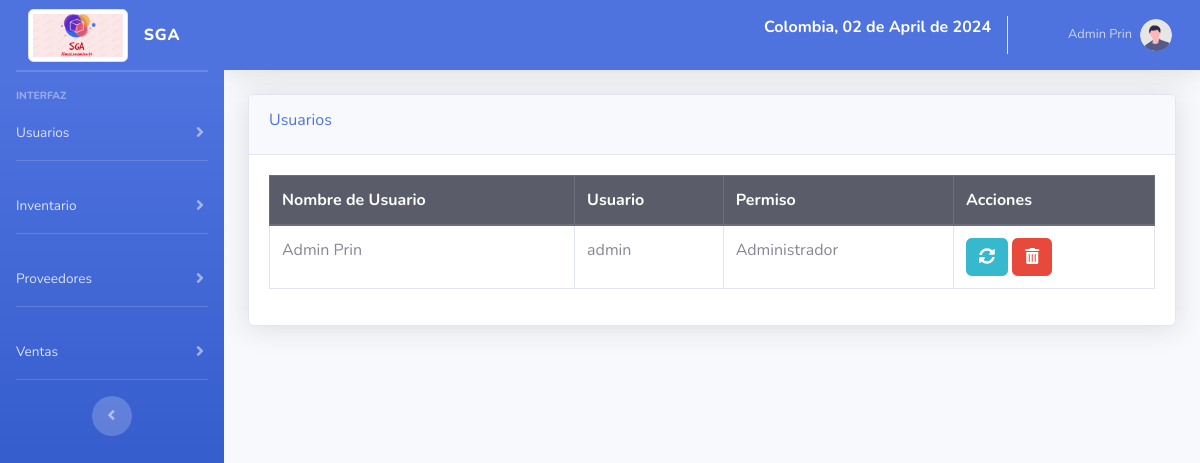
The app's page /?c=Usuarios&a=main (signed in) with its own data.
### tables this page shows
CREATE TABLE `usuario` (
  `id_usuario` int(11) NOT NULL,
  `nombre` varchar(50) NOT NULL,
  `usuario` varchar(50) NOT NULL,
  `contraseña` varchar(50) NOT NULL,
  `permiso` int(11) NOT NULL
);

CREATE TABLE `permiso` (
  `id_permiso` int(11) NOT NULL,
  `detalles` varchar(50) NOT NULL
);

### controllers/Usuarios.php (called while the page is built, shortened)
<?php
require_once "models/Usuario.php";
class Usuarios
{
    public function __CONSTRUCT()
    {
        $this->model = new Usuario();
    }
    public function main()
    {
        require_once "views/encabezado.php";
        require_once "views/pie.php";
        require_once "views/Usuario/usuario.view.php";
    }
}

### models/DataBase.php (called while the page is built)
<?php
class DataBase
{
    public static function conn(){
        $hostname = "sga.mysql.database.azure.com";
        $port = "3306";
        $database = "sga";
        $username = "zac";
        $password = "SGA2024.";
        $options = array(
            PDO::MYSQL_ATTR_SSL_CA => 'assets/DigiCertGlobalRootCA.crt.pem'
        );
        $pdo = new PDO("mysql:host=$hostname;port=$port;dbname=$database;charset=utf8", $username, $password, $options);
        $pdo->setAttribute(PDO::ATTR_ERRMODE, PDO::ERRMODE_EXCEPTION);
        return $pdo;
    }
}

### models/Usuario.php (called while the page is built, shortened)
<?php
class Usuario
{
    private $pdo;
    public function __CONSTRUCT()
    {
        try {
            $this->pdo = Database::conn();
        } catch (Exception $e) {
            die($e->getMessage());
        }
    }
    public function Listar()
    {
        try {
            $stmt = $this->pdo->prepare("SELECT * FROM usuario ORDER BY nombre ASC;");
            $stmt->execute();
            return $stmt->fetchAll(PDO::FETCH_OBJ);
        } catch (Exception $e) {
            die($e->getMessage());
        }
    }
    public function Permiso()
    {
        try {
            $stm = $this->pdo->prepare("SELECT * FROM permiso");
            $stm->execute();
            return $stm->fetchAll(PDO::FETCH_OBJ);
        } catch (Exception $e) {
            die($e->getMessage());
        }
    }
}

### views/Usuario/usuario.view.php (the view, shortened to what this page needs)
<div class="container-fluid">
    <div class="card shadow mb-4">
        <div class="card-header py-3">
            <h6 class="m-0-weight-bold text-primary">Usuarios</h6>
        </div>
        <div class="card-body">
            <div class="table-responsive">
                <table class="table table-bordered" id="table" width="100%" cellspacing="0">
                    <thead class="thead-dark">
                        <tr>
                            <th>Nombre de Usuario</th>
                            <th>Usuario</th>
                            <th>Permiso</th>
                            <th>Acciones</th>
                        </tr>
                    </thead>
                    <tbody>
                        <?php
                          foreach ($this->model->Listar() as $r) :
                          ?>
                            <tr>
                                <td><?php echo $r->nombre ?></td>
                                <td><?php echo $r->usuario ?></td>
                                <?php foreach ($this->model->Permiso() as $p) : ?>
                                    <?php if (isset($r->permiso) && ($r->permiso == $p->id_permiso)) { ?>
                                        <td><?php echo $p->detalles ?></td>
                                <?php    }
                                  endforeach; ?>
                                <td>
                                    <a href="?c=Usuarios&a=nuevo&id_usuario=<?php echo $r->id_usuario; ?>" class="btn btn-info btn-flat"><i class="fas fa-sync-alt"></i></a>
                                    <a href="javascript:void(0);" onclick="fntdel1(<?php echo $r->id_usuario; ?>)" class="btn btn-danger"><i class="fas fa-trash-alt"></i></a>
                                </td>
                            </tr>
                        <?php
                          endforeach;
                          ?>
                    </tbody>
                </table>

### records on screen
usuario: nombre "Admin Prin", usuario "admin"
permiso: detalles "Administrador"

### other values on screen
$_SESSION['nombre'] "Admin Prin"
